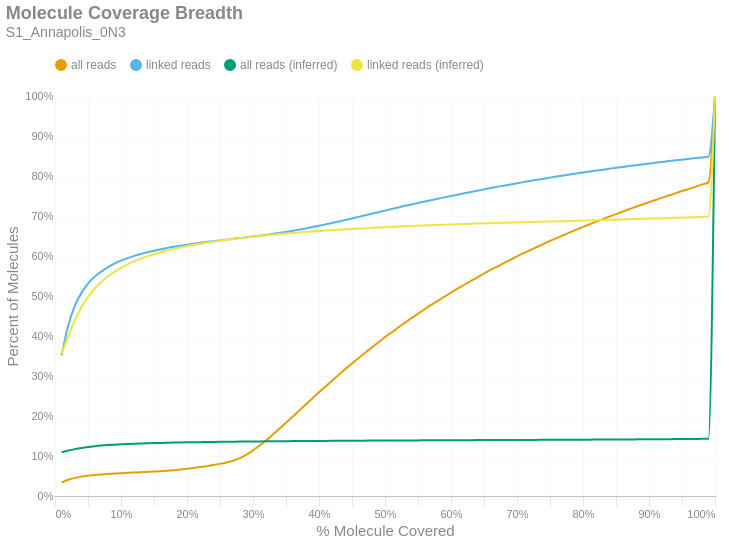

Notebook code for this chart:
### Markdown cell above
### Molecule Read Coverage
This chart shows molecule coverage breadth as computed by the number of bases aligned to that molecule. In other words, "*how much of each unique long molecule is actually sequenced/aligned?*" Keep in mind there is a distinction between sequences and alignments, since some sequences belonging to a particular molecule may not align well and wouldn't appear in the alignment data. This chart also shows molecule coverage breadth as computed by the *inferred fragment* from which the aligned sequences originate. Unlike read coverage, this calculation takes into account the total insert size, including unsequenced gaps between the forward and reverse reads. Like the previous figures, these are cumulative percents.

### Code cell
if SKIPLR:
    print_html(f"Skipped")
else:
    binned_df = consolidated_hist(valids['coverage_bp'], mask, 0.01, True)
    binned_df_inf = consolidated_hist(valids['coverage_inserts'], mask, 0.01, True)
    binned_df = binned_df.with_columns(pl.lit(binned_df_inf['all reads (cumsum)']).alias('all reads (inferred)'))
    binned_df = binned_df.with_columns(pl.lit(binned_df_inf['linked reads (cumsum)']).alias('linked reads (inferred)'))
    binned_df = binned_df.with_columns(
        (pl.col('bin').cast(pl.Float64) + 0.01).alias('right_edge')
    )

    with SafeRender(binned_df):
        (
            density_plot(binned_df, 'Molecule Coverage Breadth', samplename, 'molcov', ['all reads (inferred)','linked reads (inferred)'])
            .encode(
                #x=alt.X('bin:Q', title="% Molecule Covered").axis(format = '%').scale(padding=0),
                x=alt.X('right_edge:Q', title="% Molecule Covered").axis(format='%').scale(padding=0),
                y=alt.Y('value:Q', title='Percent of Molecules')
                    .axis(format='%')
                    .stack(False)
                    .scale(domainMin=0, padding=0),
                color=alt.Color("key:N").scale(domain = ["all reads", "linked reads", "all reads (inferred)", "linked reads (inferred)"]),
                tooltip = [
                    alt.Tooltip("key:N", title = "Data Type"),
                    alt.Tooltip("range_label:N", title="% Molecule Covered"),
                    alt.Tooltip("value:Q", format = ".2%", title="% Molecules")
                ]
            )
        ).display()

### Figure 1 — Vega-Lite specification as saved in the notebook (floating-point values rounded to 4 significant figures)
{"width": "container", "height": 400, "config": {"title": {"anchor": "start", "dy": -15, "fontSize": 18, "color": "#888888", "subtitleColor": "#888888", "subtitleFontSize": 14}, "arc": {"fill": "#0072B2"}, "axis": {"domainColor": "#888888", "domainWidth": 0.5, "gridWidth": 0.2, "grid": false, "titleFontWeight": 400, "titleFontSize": 15, "labelFontSize": 11, "labelColor": "#888888", "tickColor": "#888888", "tickWidth": 0.2, "titleColor": "#888888"}, "axisBand": {"grid": false}, "axisX": {"grid": true, "tickSize": 10, "domainCap": "round"}, "axisY": {"domain": false, "grid": true, "tickSize": 0, "domainCap": "round"}, "background": "transparent", "header": {"labelFontSize": 15, "labelColor": "#888888", "titleFontSize": 15, "titleFontWeight": 600, "titleColor": "#888888"}, "legend": {"labelFont": "sans-serif", "labelFontSize": 12, "labelColor": "#888888", "symbolSize": 100, "symbolType": "circle", "titleFontSize": 12, "titlePadding": 10, "titleColor": "#888888", "title": null, "orient": "top"}, "range": {"category": ["#E69F00", "#56B4E9", "#009E73", "#F0E442", "#0072B2", "#D55E00", "#CC79A7", "#000000"], "diverging": ["#cfe8f3", "#a2d4ec", "#73bfe2", "#46abdb", "#1696d2", "#12719e"]}, "area": {"fill": "#0072B2", "fillOpacity": 0.7, "line": true, "strokeOpacity": 0.7}, "line": {"color": "#0072B2", "stroke": "#0072B2", "strokeWidth": 2}, "trail": {"color": "#0072B2", "stroke": "#0072B2", "strokeWidth": 0, "size": 1}, "point": {"filled": true, "fillOpacity": 1.0, "size": 95}, "text": {"color": "#888888", "fontSize": 11, "align": "right", "fontWeight": 400, "size": 11}, "bar": {"fill": "#0072B2", "stroke": null}, "view": {"stroke": null, "continuousWidth": 660, "continuousHeight": 400}}, "data": {"name": "data-a8579d66ec71040d98e1941e30569165"}, "mark": {"type": "line", "interpolate": "monotone", "point": {"opacity": 0, "size": 275}}, "encoding": {"color": {"field": "key", "scale": {"domain": ["all reads", "linked reads", "all reads (inferred)", "linked reads (inferred)"]}, "type": "nominal"}, "tooltip": [{"field": "key", "title": "Data Type", "type": "nominal"}, {"field": "range_label", "title": "% Molecule Covered", "type": "nominal"}, {"field": "value", "format": ".2%", "title": "% Molecules", "type": "quantitative"}], "x": {"axis": {"format": "%"}, "field": "right_edge", "scale": {"padding": 0}, "title": "% Molecule Covered", "type": "quantitative"}, "y": {"axis": {"format": "%"}, "field": "value", "scale": {"domainMin": 0, "padding": 0}, "stack": false, "title": "Percent of Molecules", "type": "quantitative"}}, "params": [{"name": "param_c36ac31b6afebe62", "select": {"type": "point", "fields": ["key"]}, "bind": "legend"}], "title": {"text": "Molecule Coverage Breadth", "subtitle": "S1_Annapolis_0N3"}, "transform": [{"fold": ["all reads (cumsum)", "linked reads (cumsum)", "all reads (inferred)", "linked reads (inferred)"]}, {"calculate": "replace(datum.key, ' (cumsum)', '')", "as": "key"}, {"filter": {"param": "param_c36ac31b6afebe62"}}], "usermeta": {"embedOptions": {"downloadFileName": "S1_Annapolis_0N3.molcov"}}, "$schema": "https://vega.github.io/schema/vega-lite/v6.1.0.json", "datasets": {"data-a8579d66ec71040d98e1941e30569165": [{"bin": "0.0", "interval": "0.0-0.01", "all reads": 0.03355, "linked reads": 0.3511, "all reads (cumsum)": 0.03355, "linked reads (cumsum)": 0.3511, "range_label": "0.0-0.01", "all reads (inferred)": 0.1095, "linked reads (inferred)": 0.3553, "right_edge": 0.01}, {"bin": "0.01", "interval": "0.01-0.02", "all reads": 0.007047, "linked reads": 0.07501, "all reads (cumsum)": 0.0406, "linked reads (cumsum)": 0.4262, "range_label": "0.01-0.02", "all reads (inferred)": 0.1135, "linked reads (inferred)": 0.3989, "right_edge": 0.02}, {"bin": "0.02", "interval": "0.02-0.03", "all reads": 0.004654, "linked reads": 0.04945, "all reads (cumsum)": 0.04525, "linked reads (cumsum)": 0.4756, "range_label": "0.02-0.03", "all reads (inferred)": 0.1172, "linked reads (inferred)": 0.4388, "right_edge": 0.03}, {"bin": "0.03", "interval": "0.03-0.04", "all reads": 0.003176, "linked reads": 0.03223, "all reads (cumsum)": 0.04843, "linked reads (cumsum)": 0.5078, "range_label": "0.03-0.04", "all reads (inferred)": 0.1202, "linked reads (inferred)": 0.4719, "right_edge": 0.04}, {"bin": "0.04", "interval": "0.04-0.05", "all reads": 0.002307, "linked reads": 0.02337, "all reads (cumsum)": 0.05074, "linked reads (cumsum)": 0.5312, "range_label": "0.04-0.05", "all reads (inferred)": 0.1226, "linked reads (inferred)": 0.4975, "right_edge": 0.05}, {"bin": "0.05", "interval": "0.05-0.06", "all reads": 0.00176, "linked reads": 0.01703, "all reads (cumsum)": 0.0525, "linked reads (cumsum)": 0.5482, "range_label": "0.05-0.06", "all reads (inferred)": 0.1244, "linked reads (inferred)": 0.5182, "right_edge": 0.06}, {"bin": "0.06", "interval": "0.06-0.07", "all reads": 0.001343, "linked reads": 0.01263, "all reads (cumsum)": 0.05384, "linked reads (cumsum)": 0.5609, "range_label": "0.06-0.07", "all reads (inferred)": 0.126, "linked reads (inferred)": 0.5352, "right_edge": 0.07}, {"bin": "0.07", "interval": "0.07-0.08", "all reads": 0.001191, "linked reads": 0.01095, "all reads (cumsum)": 0.05503, "linked reads (cumsum)": 0.5718, "range_label": "0.07-0.08", "all reads (inferred)": 0.1272, "linked reads (inferred)": 0.5489, "right_edge": 0.08}, {"bin": "0.08", "interval": "0.08-0.09", "all reads": 0.00105, "linked reads": 0.009048, "all reads (cumsum)": 0.05608, "linked reads (cumsum)": 0.5809, "range_label": "0.08-0.09", "all reads (inferred)": 0.1283, "linked reads (inferred)": 0.5604, "right_edge": 0.09}, {"bin": "0.09", "interval": "0.09-0.1", "all reads": 0.0009535, "linked reads": 0.00743, "all reads (cumsum)": 0.05703, "linked reads (cumsum)": 0.5883, "range_label": "0.09-0.1", "all reads (inferred)": 0.1292, "linked reads (inferred)": 0.5704, "right_edge": 0.1}, {"bin": "0.1", "interval": "0.1-0.11", "all reads": 0.0008764, "linked reads": 0.006257, "all reads (cumsum)": 0.05791, "linked reads (cumsum)": 0.5945, "range_label": "0.1-0.11", "all reads (inferred)": 0.13, "linked reads (inferred)": 0.579, "right_edge": 0.11}, {"bin": "0.11", "interval": "0.11-0.12", "all reads": 0.0008303, "linked reads": 0.005756, "all reads (cumsum)": 0.05874, "linked reads (cumsum)": 0.6003, "range_label": "0.11-0.12", "all reads (inferred)": 0.1306, "linked reads (inferred)": 0.5864, "right_edge": 0.12}, {"bin": "0.12", "interval": "0.12-0.13", "all reads": 0.0008021, "linked reads": 0.004886, "all reads (cumsum)": 0.05954, "linked reads (cumsum)": 0.6052, "range_label": "0.12-0.13", "all reads (inferred)": 0.1312, "linked reads (inferred)": 0.5931, "right_edge": 0.13}, {"bin": "0.13", "interval": "0.13-0.14", "all reads": 0.0007715, "linked reads": 0.004218, "all reads (cumsum)": 0.06031, "linked reads (cumsum)": 0.6094, "range_label": "0.13-0.14", "all reads (inferred)": 0.1318, "linked reads (inferred)": 0.5991, "right_edge": 0.14}, {"bin": "0.14", "interval": "0.14-0.15", "all reads": 0.0008055, "linked reads": 0.003877, "all reads (cumsum)": 0.06112, "linked reads (cumsum)": 0.6133, "range_label": "0.14-0.15", "all reads (inferred)": 0.1323, "linked reads (inferred)": 0.6044, "right_edge": 0.15}, {"bin": "0.15", "interval": "0.15-0.16", "all reads": 0.0009307, "linked reads": 0.003386, "all reads (cumsum)": 0.06205, "linked reads (cumsum)": 0.6167, "range_label": "0.15-0.16", "all reads (inferred)": 0.1327, "linked reads (inferred)": 0.6094, "right_edge": 0.16}, {"bin": "0.16", "interval": "0.16-0.17", "all reads": 0.001152, "linked reads": 0.003317, "all reads (cumsum)": 0.0632, "linked reads (cumsum)": 0.62, "range_label": "0.16-0.17", "all reads (inferred)": 0.1331, "linked reads (inferred)": 0.6138, "right_edge": 0.17}, {"bin": "0.17", "interval": "0.17-0.18", "all reads": 0.001323, "linked reads": 0.002976, "all reads (cumsum)": 0.06453, "linked reads (cumsum)": 0.623, "range_label": "0.17-0.18", "all reads (inferred)": 0.1335, "linked reads (inferred)": 0.6178, "right_edge": 0.18}, {"bin": "0.18", "interval": "0.18-0.19", "all reads": 0.001624, "linked reads": 0.002659, "all reads (cumsum)": 0.06615, "linked reads (cumsum)": 0.6256, "range_label": "0.18-0.19", "all reads (inferred)": 0.1338, "linked reads (inferred)": 0.6216, "right_edge": 0.19}, {"bin": "0.19", "interval": "0.19-0.2", "all reads": 0.001825, "linked reads": 0.002572, "all reads (cumsum)": 0.06798, "linked reads (cumsum)": 0.6282, "range_label": "0.19-0.2", "all reads (inferred)": 0.1341, "linked reads (inferred)": 0.625, "right_edge": 0.2}, {"bin": "0.2", "interval": "0.2-0.21", "all reads": 0.002006, "linked reads": 0.00246, "all reads (cumsum)": 0.06998, "linked reads (cumsum)": 0.6307, "range_label": "0.2-0.21", "all reads (inferred)": 0.1344, "linked reads (inferred)": 0.6279, "right_edge": 0.21}, {"bin": "0.21", "interval": "0.21-0.22", "all reads": 0.002243, "linked reads": 0.002363, "all reads (cumsum)": 0.07222, "linked reads (cumsum)": 0.633, "range_label": "0.21-0.22", "all reads (inferred)": 0.1347, "linked reads (inferred)": 0.6307, "right_edge": 0.22}, {"bin": "0.22", "interval": "0.22-0.23", "all reads": 0.002426, "linked reads": 0.001973, "all reads (cumsum)": 0.07465, "linked reads (cumsum)": 0.635, "range_label": "0.22-0.23", "all reads (inferred)": 0.1349, "linked reads (inferred)": 0.6334, "right_edge": 0.23}, {"bin": "0.23", "interval": "0.23-0.24", "all reads": 0.002655, "linked reads": 0.002036, "all reads (cumsum)": 0.0773, "linked reads (cumsum)": 0.637, "range_label": "0.23-0.24", "all reads (inferred)": 0.1352, "linked reads (inferred)": 0.6359, "right_edge": 0.24}, {"bin": "0.24", "interval": "0.24-0.25", "all reads": 0.002994, "linked reads": 0.001984, "all reads (cumsum)": 0.0803, "linked reads (cumsum)": 0.639, "range_label": "0.24-0.25", "all reads (inferred)": 0.1354, "linked reads (inferred)": 0.6382, "right_edge": 0.25}, {"bin": "0.25", "interval": "0.25-0.26", "all reads": 0.003325, "linked reads": 0.001935, "all reads (cumsum)": 0.08362, "linked reads (cumsum)": 0.6409, "range_label": "0.25-0.26", "all reads (inferred)": 0.1356, "linked reads (inferred)": 0.6403, "right_edge": 0.26}, {"bin": "0.26", "interval": "0.26-0.27", "all reads": 0.004491, "linked reads": 0.001942, "all reads (cumsum)": 0.08811, "linked reads (cumsum)": 0.6429, "range_label": "0.26-0.27", "all reads (inferred)": 0.1358, "linked reads (inferred)": 0.6424, "right_edge": 0.27}, {"bin": "0.27", "interval": "0.27-0.28", "all reads": 0.006517, "linked reads": 0.001928, "all reads (cumsum)": 0.09463, "linked reads (cumsum)": 0.6448, "range_label": "0.27-0.28", "all reads (inferred)": 0.136, "linked reads (inferred)": 0.6444, "right_edge": 0.28}, {"bin": "0.28", "interval": "0.28-0.29", "all reads": 0.008785, "linked reads": 0.002081, "all reads (cumsum)": 0.1034, "linked reads (cumsum)": 0.6469, "range_label": "0.28-0.29", "all reads (inferred)": 0.1361, "linked reads (inferred)": 0.6463, "right_edge": 0.29}, {"bin": "0.29", "interval": "0.29-0.3", "all reads": 0.01073, "linked reads": 0.001931, "all reads (cumsum)": 0.1141, "linked reads (cumsum)": 0.6488, "range_label": "0.29-0.3", "all reads (inferred)": 0.1363, "linked reads (inferred)": 0.6482, "right_edge": 0.3}, {"bin": "0.3", "interval": "0.3-0.31", "all reads": 0.01192, "linked reads": 0.001977, "all reads (cumsum)": 0.1261, "linked reads (cumsum)": 0.6508, "range_label": "0.3-0.31", "all reads (inferred)": 0.1365, "linked reads (inferred)": 0.65, "right_edge": 0.31}, {"bin": "0.31", "interval": "0.31-0.32", "all reads": 0.01321, "linked reads": 0.002064, "all reads (cumsum)": 0.1393, "linked reads (cumsum)": 0.6529, "range_label": "0.31-0.32", "all reads (inferred)": 0.1366, "linked reads (inferred)": 0.6517, "right_edge": 0.32}, {"bin": "0.32", "interval": "0.32-0.33", "all reads": 0.01418, "linked reads": 0.002276, "all reads (cumsum)": 0.1535, "linked reads (cumsum)": 0.6551, "range_label": "0.32-0.33", "all reads (inferred)": 0.1368, "linked reads (inferred)": 0.6532, "right_edge": 0.33}, {"bin": "0.33", "interval": "0.33-0.34", "all reads": 0.01455, "linked reads": 0.002621, "all reads (cumsum)": 0.168, "linked reads (cumsum)": 0.6578, "range_label": "0.33-0.34", "all reads (inferred)": 0.1369, "linked reads (inferred)": 0.6548, "right_edge": 0.34}, {"bin": "0.34", "interval": "0.34-0.35", "all reads": 0.01495, "linked reads": 0.002478, "all reads (cumsum)": 0.183, "linked reads (cumsum)": 0.6602, "range_label": "0.34-0.35", "all reads (inferred)": 0.1371, "linked reads (inferred)": 0.6563, "right_edge": 0.35}, {"bin": "0.35", "interval": "0.35-0.36", "all reads": 0.01521, "linked reads": 0.002798, "all reads (cumsum)": 0.1982, "linked reads (cumsum)": 0.663, "range_label": "0.35-0.36", "all reads (inferred)": 0.1372, "linked reads (inferred)": 0.6576, "right_edge": 0.36}, {"bin": "0.36", "interval": "0.36-0.37", "all reads": 0.01526, "linked reads": 0.002972, "all reads (cumsum)": 0.2134, "linked reads (cumsum)": 0.666, "range_label": "0.36-0.37", "all reads (inferred)": 0.1373, "linked reads (inferred)": 0.6588, "right_edge": 0.37}, {"bin": "0.37", "interval": "0.37-0.38", "all reads": 0.01535, "linked reads": 0.003, "all reads (cumsum)": 0.2288, "linked reads (cumsum)": 0.669, "range_label": "0.37-0.38", "all reads (inferred)": 0.1374, "linked reads (inferred)": 0.66, "right_edge": 0.38}, {"bin": "0.38", "interval": "0.38-0.39", "all reads": 0.01521, "linked reads": 0.003324, "all reads (cumsum)": 0.244, "linked reads (cumsum)": 0.6723, "range_label": "0.38-0.39", "all reads (inferred)": 0.1376, "linked reads (inferred)": 0.6613, "right_edge": 0.39}, {"bin": "0.39", "interval": "0.39-0.4", "all reads": 0.01533, "linked reads": 0.003299, "all reads (cumsum)": 0.2593, "linked reads (cumsum)": 0.6756, "range_label": "0.39-0.4", "all reads (inferred)": 0.1377, "linked reads (inferred)": 0.6626, "right_edge": 0.4}, {"bin": "0.4", "interval": "0.4-0.41", "all reads": 0.01463, "linked reads": 0.003407, "all reads (cumsum)": 0.2739, "linked reads (cumsum)": 0.679, "range_label": "0.4-0.41", "all reads (inferred)": 0.1378, "linked reads (inferred)": 0.6636, "right_edge": 0.41}, {"bin": "0.41", "interval": "0.41-0.42", "all reads": 0.01472, "linked reads": 0.003515, "all reads (cumsum)": 0.2887, "linked reads (cumsum)": 0.6826, "range_label": "0.41-0.42", "all reads (inferred)": 0.1379, "linked reads (inferred)": 0.6646, "right_edge": 0.42}, {"bin": "0.42", "interval": "0.42-0.43", "all reads": 0.01457, "linked reads": 0.003696, "all reads (cumsum)": 0.3032, "linked reads (cumsum)": 0.6863, "range_label": "0.42-0.43", "all reads (inferred)": 0.138, "linked reads (inferred)": 0.6657, "right_edge": 0.43}, {"bin": "0.43", "interval": "0.43-0.44", "all reads": 0.01404, "linked reads": 0.003738, "all reads (cumsum)": 0.3173, "linked reads (cumsum)": 0.69, "range_label": "0.43-0.44", "all reads (inferred)": 0.1381, "linked reads (inferred)": 0.6667, "right_edge": 0.44}, {"bin": "0.44", "interval": "0.44-0.45", "all reads": 0.01407, "linked reads": 0.00396, "all reads (cumsum)": 0.3314, "linked reads (cumsum)": 0.694, "range_label": "0.44-0.45", "all reads (inferred)": 0.1382, "linked reads (inferred)": 0.6677, "right_edge": 0.45}, {"bin": "0.45", "interval": "0.45-0.46", "all reads": 0.01362, "linked reads": 0.00388, "all reads (cumsum)": 0.345, "linked reads (cumsum)": 0.6978, "range_label": "0.45-0.46", "all reads (inferred)": 0.1383, "linked reads (inferred)": 0.6687, "right_edge": 0.46}, {"bin": "0.46", "interval": "0.46-0.47", "all reads": 0.01334, "linked reads": 0.003901, "all reads (cumsum)": 0.3583, "linked reads (cumsum)": 0.7017, "range_label": "0.46-0.47", "all reads (inferred)": 0.1384, "linked reads (inferred)": 0.6696, "right_edge": 0.47}, {"bin": "0.47", "interval": "0.47-0.48", "all reads": 0.01333, "linked reads": 0.003765, "all reads (cumsum)": 0.3716, "linked reads (cumsum)": 0.7055, "range_label": "0.47-0.48", "all reads (inferred)": 0.1385, "linked reads (inferred)": 0.6705, "right_edge": 0.48}, {"bin": "0.48", "interval": "0.48-0.49", "all reads": 0.01238, "linked reads": 0.003933, "all reads (cumsum)": 0.384, "linked reads (cumsum)": 0.7094, "range_label": "0.48-0.49", "all reads (inferred)": 0.1386, "linked reads (inferred)": 0.6713, "right_edge": 0.49}, {"bin": "0.49", "interval": "0.49-0.5", "all reads": 0.01352, "linked reads": 0.004054, "all reads (cumsum)": 0.3975, "linked reads (cumsum)": 0.7135, "range_label": "0.49-0.5", "all reads (inferred)": 0.1387, "linked reads (inferred)": 0.6721, "right_edge": 0.5}, {"bin": "0.5", "interval": "0.5-0.51", "all reads": 0.01133, "linked reads": 0.003995, "all reads (cumsum)": 0.4089, "linked reads (cumsum)": 0.7175, "range_label": "0.5-0.51", "all reads (inferred)": 0.1387, "linked reads (inferred)": 0.6729, "right_edge": 0.51}, {"bin": "0.51", "interval": "0.51-0.52", "all reads": 0.0124, "linked reads": 0.003839, "all reads (cumsum)": 0.4213, "linked reads (cumsum)": 0.7213, "range_label": "0.51-0.52", "all reads (inferred)": 0.1388, "linked reads (inferred)": 0.6737, "right_edge": 0.52}, {"bin": "0.52", "interval": "0.52-0.53", "all reads": 0.01162, "linked reads": 0.004079, "all reads (cumsum)": 0.4329, "linked reads (cumsum)": 0.7254, "range_label": "0.52-0.53", "all reads (inferred)": 0.1389, "linked reads (inferred)": 0.6744, "right_edge": 0.53}, {"bin": "0.53", "interval": "0.53-0.54", "all reads": 0.0117, "linked reads": 0.003609, "all reads (cumsum)": 0.4446, "linked reads (cumsum)": 0.729, "range_label": "0.53-0.54", "all reads (inferred)": 0.139, "linked reads (inferred)": 0.675, "right_edge": 0.54}, {"bin": "0.54", "interval": "0.54-0.55", "all reads": 0.01108, "linked reads": 0.003511, "all reads (cumsum)": 0.4557, "linked reads (cumsum)": 0.7325, "range_label": "0.54-0.55", "all reads (inferred)": 0.1391, "linked reads (inferred)": 0.6757, "right_edge": 0.55}, {"bin": "0.55", "interval": "0.55-0.56", "all reads": 0.01113, "linked reads": 0.003647, "all reads (cumsum)": 0.4668, "linked reads (cumsum)": 0.7362, "range_label": "0.55-0.56", "all reads (inferred)": 0.1391, "linked reads (inferred)": 0.6763, "right_edge": 0.56}, {"bin": "0.56", "interval": "0.56-0.57", "all reads": 0.01085, "linked reads": 0.003491, "all reads (cumsum)": 0.4776, "linked reads (cumsum)": 0.7397, "range_label": "0.56-0.57", "all reads (inferred)": 0.1392, "linked reads (inferred)": 0.6769, "right_edge": 0.57}, {"bin": "0.57", "interval": "0.57-0.58", "all reads": 0.0103, "linked reads": 0.003424, "all reads (cumsum)": 0.4879, "linked reads (cumsum)": 0.7431, "range_label": "0.57-0.58", "all reads (inferred)": 0.1393, "linked reads (inferred)": 0.6776, "right_edge": 0.58}, {"bin": "0.58", "interval": "0.58-0.59", "all reads": 0.01038, "linked reads": 0.003501, "all reads (cumsum)": 0.4983, "linked reads (cumsum)": 0.7466, "range_label": "0.58-0.59", "all reads (inferred)": 0.1393, "linked reads (inferred)": 0.6782, "right_edge": 0.59}, {"bin": "0.59", "interval": "0.59-0.6", "all reads": 0.01029, "linked reads": 0.003376, "all reads (cumsum)": 0.5086, "linked reads (cumsum)": 0.75, "range_label": "0.59-0.6", "all reads (inferred)": 0.1394, "linked reads (inferred)": 0.6787, "right_edge": 0.6}, {"bin": "0.6", "interval": "0.6-0.61", "all reads": 0.009618, "linked reads": 0.003386, "all reads (cumsum)": 0.5182, "linked reads (cumsum)": 0.7533, "range_label": "0.6-0.61", "all reads (inferred)": 0.1395, "linked reads (inferred)": 0.6794, "right_edge": 0.61}, {"bin": "0.61", "interval": "0.61-0.62", "all reads": 0.009916, "linked reads": 0.003271, "all reads (cumsum)": 0.5281, "linked reads (cumsum)": 0.7566, "range_label": "0.61-0.62", "all reads (inferred)": 0.1396, "linked reads (inferred)": 0.6799, "right_edge": 0.62}, {"bin": "0.62", "interval": "0.62-0.63", "all reads": 0.00944, "linked reads": 0.003202, "all reads (cumsum)": 0.5376, "linked reads (cumsum)": 0.7598, "range_label": "0.62-0.63", "all reads (inferred)": 0.1396, "linked reads (inferred)": 0.6806, "right_edge": 0.63}, {"bin": "0.63", "interval": "0.63-0.64", "all reads": 0.009236, "linked reads": 0.003435, "all reads (cumsum)": 0.5468, "linked reads (cumsum)": 0.7633, "range_label": "0.63-0.64", "all reads (inferred)": 0.1397, "linked reads (inferred)": 0.6811, "right_edge": 0.64}, {"bin": "0.64", "interval": "0.64-0.65", "all reads": 0.009055, "linked reads": 0.00332, "all reads (cumsum)": 0.5559, "linked reads (cumsum)": 0.7666, "range_label": "0.64-0.65", "all reads (inferred)": 0.1398, "linked reads (inferred)": 0.6816, "right_edge": 0.65}, {"bin": "0.65", "interval": "0.65-0.66", "all reads": 0.009201, "linked reads": 0.003254, "all reads (cumsum)": 0.5651, "linked reads (cumsum)": 0.7698, "range_label": "0.65-0.66", "all reads (inferred)": 0.1398, "linked reads (inferred)": 0.6821, "right_edge": 0.66}, {"bin": "0.66", "interval": "0.66-0.67", "all reads": 0.008553, "linked reads": 0.003115, "all reads (cumsum)": 0.5736, "linked reads (cumsum)": 0.7729, "range_label": "0.66-0.67", "all reads (inferred)": 0.1399, "linked reads (inferred)": 0.6826, "right_edge": 0.67}, {"bin": "0.67", "interval": "0.67-0.68", "all reads": 0.008579, "linked reads": 0.002927, "all reads (cumsum)": 0.5822, "linked reads (cumsum)": 0.7759, "range_label": "0.67-0.68", "all reads (inferred)": 0.14, "linked reads (inferred)": 0.683, "right_edge": 0.68}, {"bin": "0.68", "interval": "0.68-0.69", "all reads": 0.008332, "linked reads": 0.002976, "all reads (cumsum)": 0.5905, "linked reads (cumsum)": 0.7788, "range_label": "0.68-0.69", "all reads (inferred)": 0.14, "linked reads (inferred)": 0.6835, "right_edge": 0.69}, {"bin": "0.69", "interval": "0.69-0.7", "all reads": 0.008389, "linked reads": 0.002958, "all reads (cumsum)": 0.5989, "linked reads (cumsum)": 0.7818, "range_label": "0.69-0.7", "all reads (inferred)": 0.1401, "linked reads (inferred)": 0.6839, "right_edge": 0.7}, {"bin": "0.7", "interval": "0.7-0.71", "all reads": 0.008018, "linked reads": 0.002864, "all reads (cumsum)": 0.6069, "linked reads (cumsum)": 0.7847, "range_label": "0.7-0.71", "all reads (inferred)": 0.1402, "linked reads (inferred)": 0.6844, "right_edge": 0.71}, {"bin": "0.71", "interval": "0.71-0.72", "all reads": 0.007823, "linked reads": 0.002895, "all reads (cumsum)": 0.6148, "linked reads (cumsum)": 0.7876, "range_label": "0.71-0.72", "all reads (inferred)": 0.1402, "linked reads (inferred)": 0.6848, "right_edge": 0.72}, {"bin": "0.72", "interval": "0.72-0.73", "all reads": 0.007738, "linked reads": 0.002895, "all reads (cumsum)": 0.6225, "linked reads (cumsum)": 0.7905, "range_label": "0.72-0.73", "all reads (inferred)": 0.1403, "linked reads (inferred)": 0.6853, "right_edge": 0.73}, {"bin": "0.73", "interval": "0.73-0.74", "all reads": 0.007488, "linked reads": 0.002714, "all reads (cumsum)": 0.63, "linked reads (cumsum)": 0.7932, "range_label": "0.73-0.74", "all reads (inferred)": 0.1404, "linked reads (inferred)": 0.6858, "right_edge": 0.74}, {"bin": "0.74", "interval": "0.74-0.75", "all reads": 0.007807, "linked reads": 0.002791, "all reads (cumsum)": 0.6378, "linked reads (cumsum)": 0.796, "range_label": "0.74-0.75", "all reads (inferred)": 0.1404, "linked reads (inferred)": 0.6863, "right_edge": 0.75}, {"bin": "0.75", "interval": "0.75-0.76", "all reads": 0.007017, "linked reads": 0.002659, "all reads (cumsum)": 0.6448, "linked reads (cumsum)": 0.7986, "range_label": "0.75-0.76", "all reads (inferred)": 0.1405, "linked reads (inferred)": 0.6867, "right_edge": 0.76}, {"bin": "0.76", "interval": "0.76-0.77", "all reads": 0.007119, "linked reads": 0.002714, "all reads (cumsum)": 0.6519, "linked reads (cumsum)": 0.8013, "range_label": "0.76-0.77", "all reads (inferred)": 0.1406, "linked reads (inferred)": 0.6871, "right_edge": 0.77}, {"bin": "0.77", "interval": "0.77-0.78", "all reads": 0.0071, "linked reads": 0.002666, "all reads (cumsum)": 0.659, "linked reads (cumsum)": 0.804, "range_label": "0.77-0.78", "all reads (inferred)": 0.1407, "linked reads (inferred)": 0.6876, "right_edge": 0.78}, {"bin": "0.78", "interval": "0.78-0.79", "all reads": 0.006866, "linked reads": 0.002436, "all reads (cumsum)": 0.6659, "linked reads (cumsum)": 0.8064, "range_label": "0.78-0.79", "all reads (inferred)": 0.1408, "linked reads (inferred)": 0.6881, "right_edge": 0.79}, {"bin": "0.79", "interval": "0.79-0.8", "all reads": 0.007073, "linked reads": 0.002506, "all reads (cumsum)": 0.673, "linked reads (cumsum)": 0.8089, "range_label": "0.79-0.8", "all reads (inferred)": 0.1408, "linked reads (inferred)": 0.6885, "right_edge": 0.8}, {"bin": "0.8", "interval": "0.8-0.81", "all reads": 0.006353, "linked reads": 0.00237, "all reads (cumsum)": 0.6793, "linked reads (cumsum)": 0.8113, "range_label": "0.8-0.81", "all reads (inferred)": 0.1409, "linked reads (inferred)": 0.6889, "right_edge": 0.81}, {"bin": "0.81", "interval": "0.81-0.82", "all reads": 0.006473, "linked reads": 0.002349, "all reads (cumsum)": 0.6858, "linked reads (cumsum)": 0.8137, "range_label": "0.81-0.82", "all reads (inferred)": 0.141, "linked reads (inferred)": 0.6895, "right_edge": 0.82}, {"bin": "0.82", "interval": "0.82-0.83", "all reads": 0.006465, "linked reads": 0.002161, "all reads (cumsum)": 0.6923, "linked reads (cumsum)": 0.8158, "range_label": "0.82-0.83", "all reads (inferred)": 0.1411, "linked reads (inferred)": 0.69, "right_edge": 0.83}, {"bin": "0.83", "interval": "0.83-0.84", "all reads": 0.006321, "linked reads": 0.002506, "all reads (cumsum)": 0.6986, "linked reads (cumsum)": 0.8183, "range_label": "0.83-0.84", "all reads (inferred)": 0.1412, "linked reads (inferred)": 0.6904, "right_edge": 0.84}, {"bin": "0.84", "interval": "0.84-0.85", "all reads": 0.006256, "linked reads": 0.00214, "all reads (cumsum)": 0.7048, "linked reads (cumsum)": 0.8205, "range_label": "0.84-0.85", "all reads (inferred)": 0.1413, "linked reads (inferred)": 0.6909, "right_edge": 0.85}, {"bin": "0.85", "interval": "0.85-0.86", "all reads": 0.006116, "linked reads": 0.002179, "all reads (cumsum)": 0.711, "linked reads (cumsum)": 0.8226, "range_label": "0.85-0.86", "all reads (inferred)": 0.1414, "linked reads (inferred)": 0.6915, "right_edge": 0.86}, {"bin": "0.86", "interval": "0.86-0.87", "all reads": 0.006004, "linked reads": 0.002182, "all reads (cumsum)": 0.717, "linked reads (cumsum)": 0.8248, "range_label": "0.86-0.87", "all reads (inferred)": 0.1415, "linked reads (inferred)": 0.692, "right_edge": 0.87}, {"bin": "0.87", "interval": "0.87-0.88", "all reads": 0.006003, "linked reads": 0.002119, "all reads (cumsum)": 0.723, "linked reads (cumsum)": 0.8269, "range_label": "0.87-0.88", "all reads (inferred)": 0.1416, "linked reads (inferred)": 0.6925, "right_edge": 0.88}, {"bin": "0.88", "interval": "0.88-0.89", "all reads": 0.005696, "linked reads": 0.001987, "all reads (cumsum)": 0.7287, "linked reads (cumsum)": 0.8289, "range_label": "0.88-0.89", "all reads (inferred)": 0.1416, "linked reads (inferred)": 0.693, "right_edge": 0.89}, {"bin": "0.89", "interval": "0.89-0.9", "all reads": 0.005866, "linked reads": 0.002165, "all reads (cumsum)": 0.7345, "linked reads (cumsum)": 0.8311, "range_label": "0.89-0.9", "all reads (inferred)": 0.1418, "linked reads (inferred)": 0.6936, "right_edge": 0.9}, {"bin": "0.9", "interval": "0.9-0.91", "all reads": 0.005447, "linked reads": 0.00197, "all reads (cumsum)": 0.74, "linked reads (cumsum)": 0.8331, "range_label": "0.9-0.91", "all reads (inferred)": 0.1419, "linked reads (inferred)": 0.694, "right_edge": 0.91}, {"bin": "0.91", "interval": "0.91-0.92", "all reads": 0.006045, "linked reads": 0.002168, "all reads (cumsum)": 0.746, "linked reads (cumsum)": 0.8352, "range_label": "0.91-0.92", "all reads (inferred)": 0.142, "linked reads (inferred)": 0.6946, "right_edge": 0.92}, {"bin": "0.92", "interval": "0.92-0.93", "all reads": 0.005154, "linked reads": 0.001991, "all reads (cumsum)": 0.7512, "linked reads (cumsum)": 0.8372, "range_label": "0.92-0.93", "all reads (inferred)": 0.1421, "linked reads (inferred)": 0.6951, "right_edge": 0.93}, {"bin": "0.93", "interval": "0.93-0.94", "all reads": 0.005422, "linked reads": 0.001834, "all reads (cumsum)": 0.7566, "linked reads (cumsum)": 0.8391, "range_label": "0.93-0.94", "all reads (inferred)": 0.1422, "linked reads (inferred)": 0.6955, "right_edge": 0.94}, {"bin": "0.94", "interval": "0.94-0.95", "all reads": 0.005835, "linked reads": 0.001806, "all reads (cumsum)": 0.7624, "linked reads (cumsum)": 0.8409, "range_label": "0.94-0.95", "all reads (inferred)": 0.1424, "linked reads (inferred)": 0.6959, "right_edge": 0.95}, {"bin": "0.95", "interval": "0.95-0.96", "all reads": 0.004786, "linked reads": 0.001959, "all reads (cumsum)": 0.7672, "linked reads (cumsum)": 0.8428, "range_label": "0.95-0.96", "all reads (inferred)": 0.1425, "linked reads (inferred)": 0.6965, "right_edge": 0.96}, {"bin": "0.96", "interval": "0.96-0.97", "all reads": 0.005639, "linked reads": 0.001925, "all reads (cumsum)": 0.7729, "linked reads (cumsum)": 0.8448, "range_label": "0.96-0.97", "all reads (inferred)": 0.1426, "linked reads (inferred)": 0.697, "right_edge": 0.97}, {"bin": "0.97", "interval": "0.97-0.98", "all reads": 0.005591, "linked reads": 0.001698, "all reads (cumsum)": 0.7784, "linked reads (cumsum)": 0.8464, "range_label": "0.97-0.98", "all reads (inferred)": 0.1428, "linked reads (inferred)": 0.6977, "right_edge": 0.98}, {"bin": "0.98", "interval": "0.98-0.99", "all reads": 0.005418, "linked reads": 0.001757, "all reads (cumsum)": 0.7839, "linked reads (cumsum)": 0.8482, "range_label": "0.98-0.99", "all reads (inferred)": 0.1431, "linked reads (inferred)": 0.6985, "right_edge": 0.99}, {"bin": "0.99", "interval": "0.99-1.0", "all reads": 0.2161, "linked reads": 0.1518, "all reads (cumsum)": 1.0, "linked reads (cumsum)": 1.0, "range_label": "0.99-1.0", "all reads (inferred)": 1.0, "linked reads (inferred)": 1.0, "right_edge": 1.0}]}}
